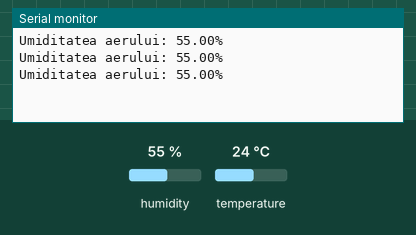
This sketch was run on a simulated Arduino Uno, built with avr-gcc and run on an emulated ATmega328P. Shown: the last lines printed to the serial monitor. Inputs (shaded band) come from the test bench; at power-on: humidity 55 %, temperature 24 °C.

Above: at 2.8 s.
2.9 s: humidity set to 22 %
At 5.5 s:
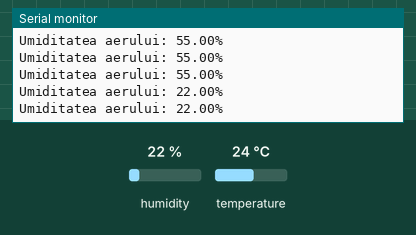
5.6 s: humidity set to 40 %
At 6.9 s:
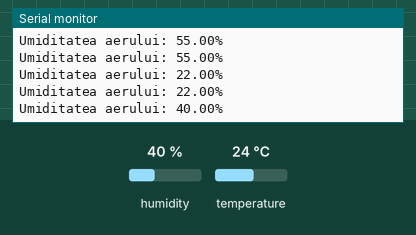
Timing chart, 0 to 8.6 s (numbered marks = the images above; inputs shaded):
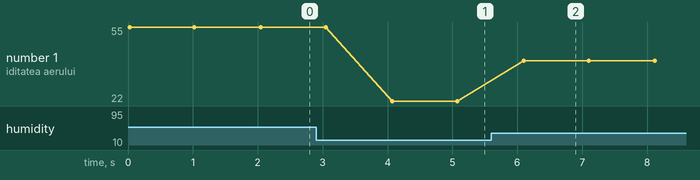

Measured:
- after the input at 2.9 s, the serial monitor: prints a new line after 1.2 s (image 1)
- after the input at 5.6 s, the serial monitor: prints a new line after 0.50 s (image 2)
- plotted number 1: 55 → 22 after the input at 2.9 s, 22 → 40 after the input at 5.6 s

The sketch:

Exemplu-DHT11_umiditate.ino
```cpp
#include <DHT.h>

#define DATA_PIN 3 //pinul la care este legat, in cazul de fata D3
#define DHT_TYPE DHT11 //tipul de modul

DHT dht(DATA_PIN, DHT_TYPE); //declarare modul

void setup() {
  Serial.begin(9600);
  dht.begin(); //initializare modul
}

void loop() {
  float hum = dht.readHumidity(); //citire umiditate
  //afisare date
  Serial.print("Umiditatea aerului: ");
  Serial.print(hum);
  Serial.println("%");
  delay(1000);
}
```
